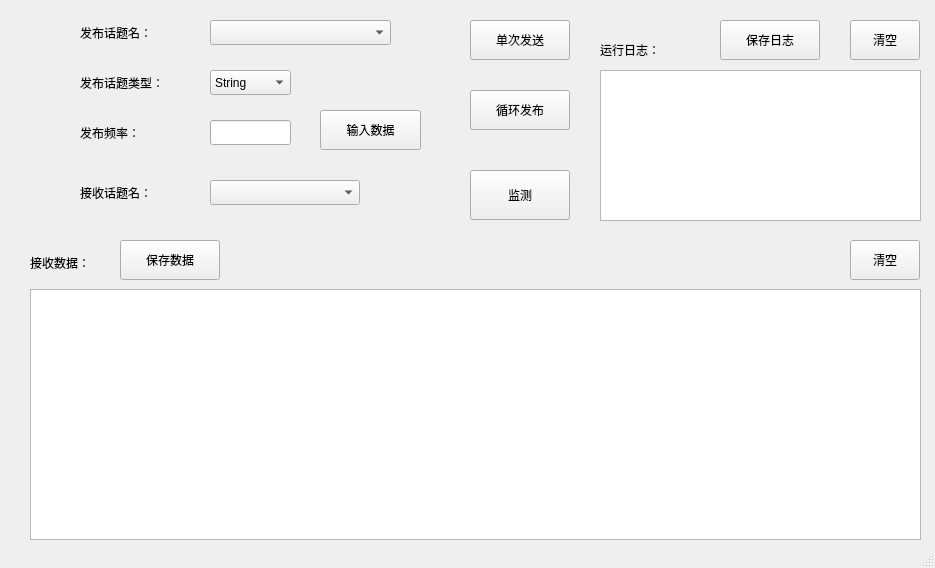
<?xml version="1.0" encoding="UTF-8"?>
<ui version="4.0">
 <class>MainWindow</class>
 <widget class="QMainWindow" name="MainWindow">
  <property name="geometry">
   <rect>
    <x>0</x>
    <y>0</y>
    <width>935</width>
    <height>568</height>
   </rect>
  </property>
  <property name="windowTitle">
   <string>MainWindow</string>
  </property>
  <widget class="QWidget" name="centralwidget">
   <widget class="QPushButton" name="btn_debug">
    <property name="geometry">
     <rect>
      <x>120</x>
      <y>240</y>
      <width>100</width>
      <height>40</height>
     </rect>
    </property>
    <property name="text">
     <string>保存数据</string>
    </property>
   </widget>
   <widget class="QPushButton" name="btn_detect">
    <property name="geometry">
     <rect>
      <x>470</x>
      <y>170</y>
      <width>100</width>
      <height>50</height>
     </rect>
    </property>
    <property name="text">
     <string>监测</string>
    </property>
   </widget>
   <widget class="QComboBox" name="cbb_topic_type">
    <property name="geometry">
     <rect>
      <x>210</x>
      <y>70</y>
      <width>81</width>
      <height>25</height>
     </rect>
    </property>
    <item>
     <property name="text">
      <string>String</string>
     </property>
    </item>
    <item>
     <property name="text">
      <string>Bool</string>
     </property>
    </item>
    <item>
     <property name="text">
      <string>Int16</string>
     </property>
    </item>
    <item>
     <property name="text">
      <string>Float32</string>
     </property>
    </item>
    <item>
     <property name="text">
      <string>Header</string>
     </property>
    </item>
    <item>
     <property name="text">
      <string>Twist</string>
     </property>
    </item>
    <item>
     <property name="text">
      <string>Pose</string>
     </property>
    </item>
    <item>
     <property name="text">
      <string>PoseStamped</string>
     </property>
    </item>
    <item>
     <property name="text">
      <string>Odometry</string>
     </property>
    </item>
    <item>
     <property name="text">
      <string>Path</string>
     </property>
    </item>
   </widget>
   <widget class="QPushButton" name="btn_publish">
    <property name="geometry">
     <rect>
      <x>470</x>
      <y>20</y>
      <width>100</width>
      <height>40</height>
     </rect>
    </property>
    <property name="text">
     <string>单次发送</string>
    </property>
   </widget>
   <widget class="QLabel" name="label">
    <property name="geometry">
     <rect>
      <x>80</x>
      <y>70</y>
      <width>100</width>
      <height>25</height>
     </rect>
    </property>
    <property name="text">
     <string>发布话题类型：</string>
    </property>
   </widget>
   <widget class="QLabel" name="label_2">
    <property name="geometry">
     <rect>
      <x>80</x>
      <y>20</y>
      <width>100</width>
      <height>25</height>
     </rect>
    </property>
    <property name="text">
     <string>发布话题名：</string>
    </property>
   </widget>
   <widget class="QLabel" name="label_log">
    <property name="geometry">
     <rect>
      <x>600</x>
      <y>30</y>
      <width>67</width>
      <height>40</height>
     </rect>
    </property>
    <property name="text">
     <string>运行日志：</string>
    </property>
   </widget>
   <widget class="QTextEdit" name="te_pub_log">
    <property name="geometry">
     <rect>
      <x>600</x>
      <y>70</y>
      <width>321</width>
      <height>151</height>
     </rect>
    </property>
    <property name="readOnly">
     <bool>true</bool>
    </property>
   </widget>
   <widget class="QComboBox" name="cbb_pub_topic">
    <property name="geometry">
     <rect>
      <x>210</x>
      <y>20</y>
      <width>181</width>
      <height>25</height>
     </rect>
    </property>
   </widget>
   <widget class="QLabel" name="label_3">
    <property name="geometry">
     <rect>
      <x>80</x>
      <y>120</y>
      <width>100</width>
      <height>25</height>
     </rect>
    </property>
    <property name="text">
     <string>发布频率：</string>
    </property>
   </widget>
   <widget class="QLineEdit" name="pub_frequence">
    <property name="geometry">
     <rect>
      <x>210</x>
      <y>120</y>
      <width>81</width>
      <height>25</height>
     </rect>
    </property>
   </widget>
   <widget class="QPushButton" name="btn_publish_cyc">
    <property name="geometry">
     <rect>
      <x>470</x>
      <y>90</y>
      <width>100</width>
      <height>40</height>
     </rect>
    </property>
    <property name="text">
     <string>循环发布</string>
    </property>
   </widget>
   <widget class="QLabel" name="label_4">
    <property name="geometry">
     <rect>
      <x>30</x>
      <y>250</y>
      <width>67</width>
      <height>25</height>
     </rect>
    </property>
    <property name="text">
     <string>接收数据：</string>
    </property>
   </widget>
   <widget class="QTextEdit" name="textEdit">
    <property name="geometry">
     <rect>
      <x>30</x>
      <y>289</y>
      <width>891</width>
      <height>251</height>
     </rect>
    </property>
    <property name="readOnly">
     <bool>true</bool>
    </property>
   </widget>
   <widget class="QLabel" name="label_5">
    <property name="geometry">
     <rect>
      <x>80</x>
      <y>180</y>
      <width>100</width>
      <height>25</height>
     </rect>
    </property>
    <property name="text">
     <string>接收话题名：</string>
    </property>
   </widget>
   <widget class="QComboBox" name="cbb_received_topic">
    <property name="geometry">
     <rect>
      <x>210</x>
      <y>180</y>
      <width>150</width>
      <height>25</height>
     </rect>
    </property>
   </widget>
   <widget class="QPushButton" name="btn_debug_2">
    <property name="geometry">
     <rect>
      <x>720</x>
      <y>20</y>
      <width>100</width>
      <height>40</height>
     </rect>
    </property>
    <property name="text">
     <string>保存日志</string>
    </property>
   </widget>
   <widget class="QPushButton" name="pushButton">
    <property name="geometry">
     <rect>
      <x>850</x>
      <y>240</y>
      <width>70</width>
      <height>40</height>
     </rect>
    </property>
    <property name="text">
     <string>清空</string>
    </property>
   </widget>
   <widget class="QPushButton" name="pushButton_2">
    <property name="geometry">
     <rect>
      <x>850</x>
      <y>20</y>
      <width>70</width>
      <height>40</height>
     </rect>
    </property>
    <property name="text">
     <string>清空</string>
    </property>
   </widget>
   <widget class="QPushButton" name="btn_open_input">
    <property name="geometry">
     <rect>
      <x>320</x>
      <y>110</y>
      <width>101</width>
      <height>40</height>
     </rect>
    </property>
    <property name="text">
     <string>输入数据</string>
    </property>
   </widget>
  </widget>
  <widget class="QMenuBar" name="menubar">
   <property name="geometry">
    <rect>
     <x>0</x>
     <y>0</y>
     <width>935</width>
     <height>28</height>
    </rect>
   </property>
  </widget>
  <widget class="QStatusBar" name="statusbar"/>
 </widget>
 <resources/>
 <connections/>
</ui>
